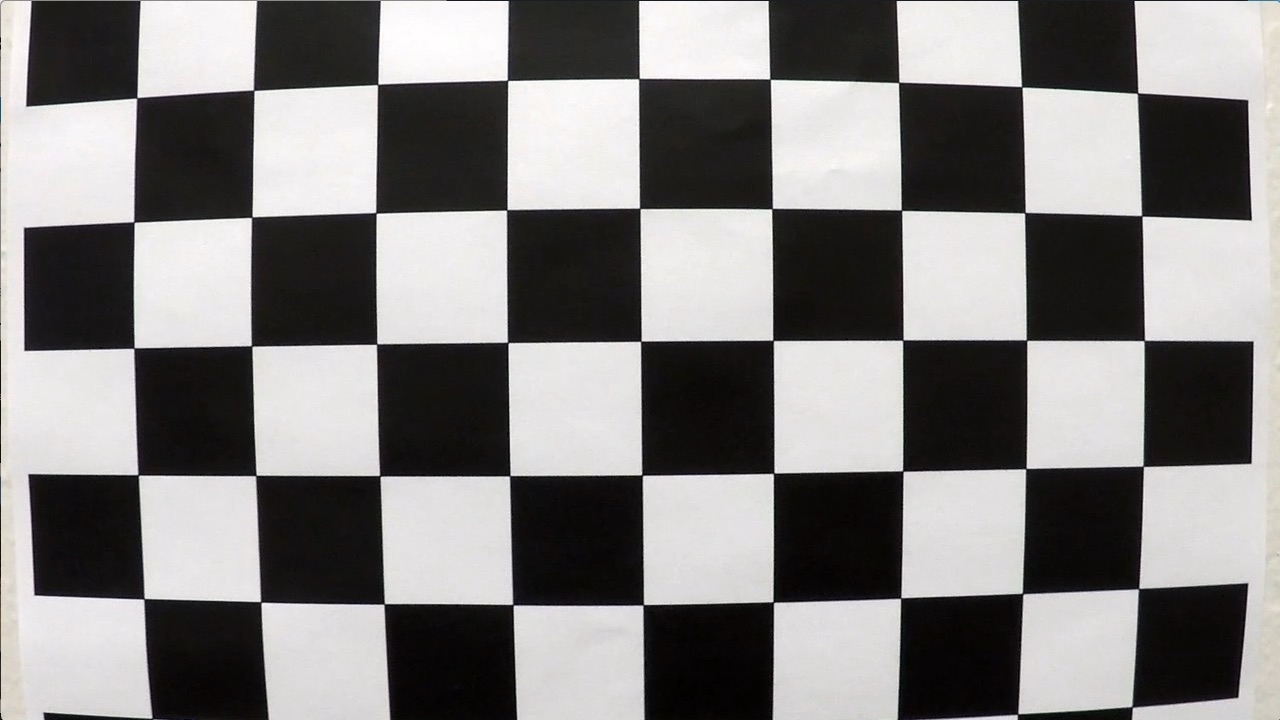
#> input picture camera_cal/calibration1.jpg, 1280 x 720 px; its folder holds 4 pictures in this run
$ python camera_calibration.py
#> lines starting #> are read from the running program, lines starting #| are printed output that depends on the picture; after the words box and inside, x2 and y2 are one past the last pixel; in counts of white or black regions, pixels touching at a corner belong together
import numpy as np
import cv2
import glob
import matplotlib.pyplot as plt
import pickle
import os
# prepare object points, like (0,0,0), (1,0,0), (2,0,0) ....,(6,5,0)
objp = np.zeros((6*9,3), np.float32)
objp[:,:2] = np.mgrid[0:9,0:6].T.reshape(-1,2)

# Arrays to store object points and image points from all the images.
objpoints = [] # 3d points in real world space
imgpoints = [] # 2d points in image plane.

# Make a list of calibration images
images = glob.glob('camera_cal/calibration*.jpg')
print("calibration_set_size",len(images))
# Step through the list and search for chessboard corners
for fname in images:
    img = cv2.imread(fname)
#> img is the input picture: shape (720, 1280, 3); mean B, G, R 127.8, 128.4, 130.1
    gray = cv2.cvtColor(img,cv2.COLOR_BGR2GRAY)

    # Find the chessboard corners
    ret, corners = cv2.findChessboardCorners(gray, (9,6),None)
#> ret = False; corners = None

    # If found, add object points, image points
    if ret:
        objpoints.append(objp)
        imgpoints.append(corners)

        # Draw and display the corners
        img = cv2.drawChessboardCorners(img, (9,6), corners, ret)
        cv2.imshow('img',img)
        cv2.waitKey(500)
#> pass 2 of the loop `for fname in images:`:
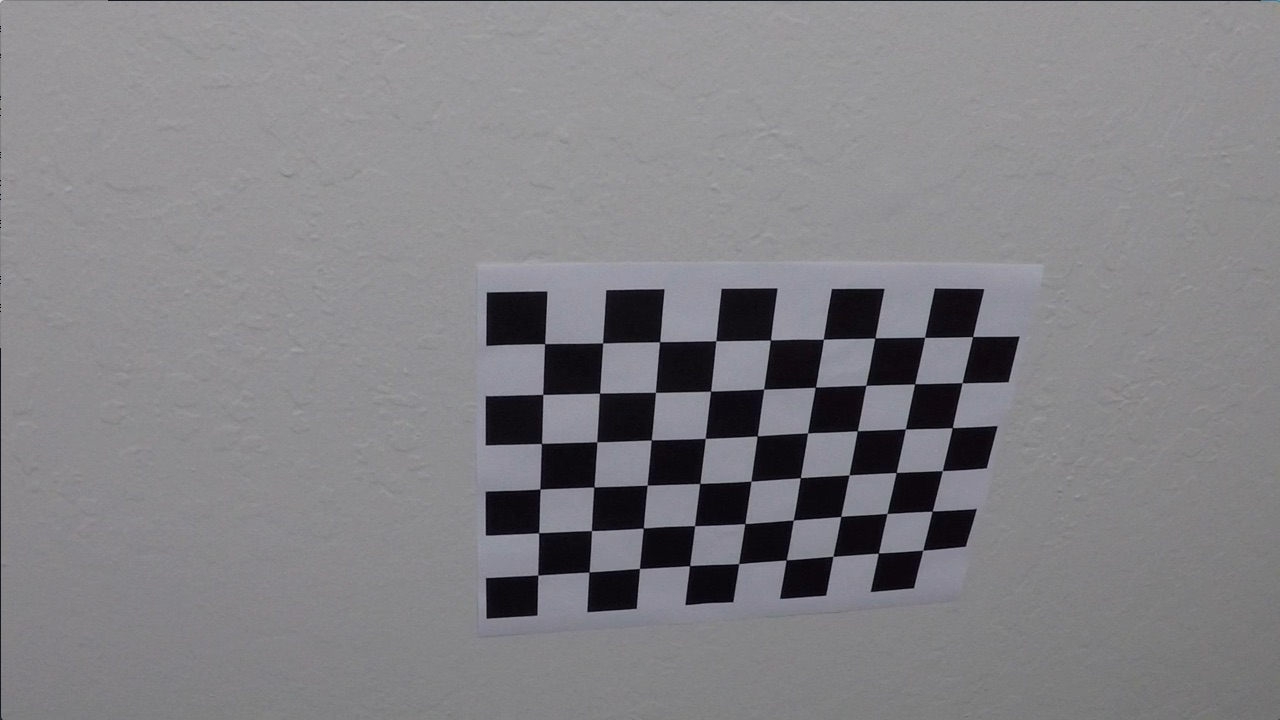
#> input picture camera_cal/calibration10.jpg, 1280 x 720 px
#> img is the input picture: shape (720, 1280, 3); mean B, G, R 133.1, 129.4, 130.2
#> ret = True; corners = 54 rows, first 8: [545.3, 343.1], [602.7, 342.8], [660.1, 341.3], [715.8, 340.7], [770.6, 340], [823.5, 339.2], [874.3, 338.5], [925.1, 337.4]
#> `img = cv2.drawChessboardCorners(img, (9,6), corners, ret)`:
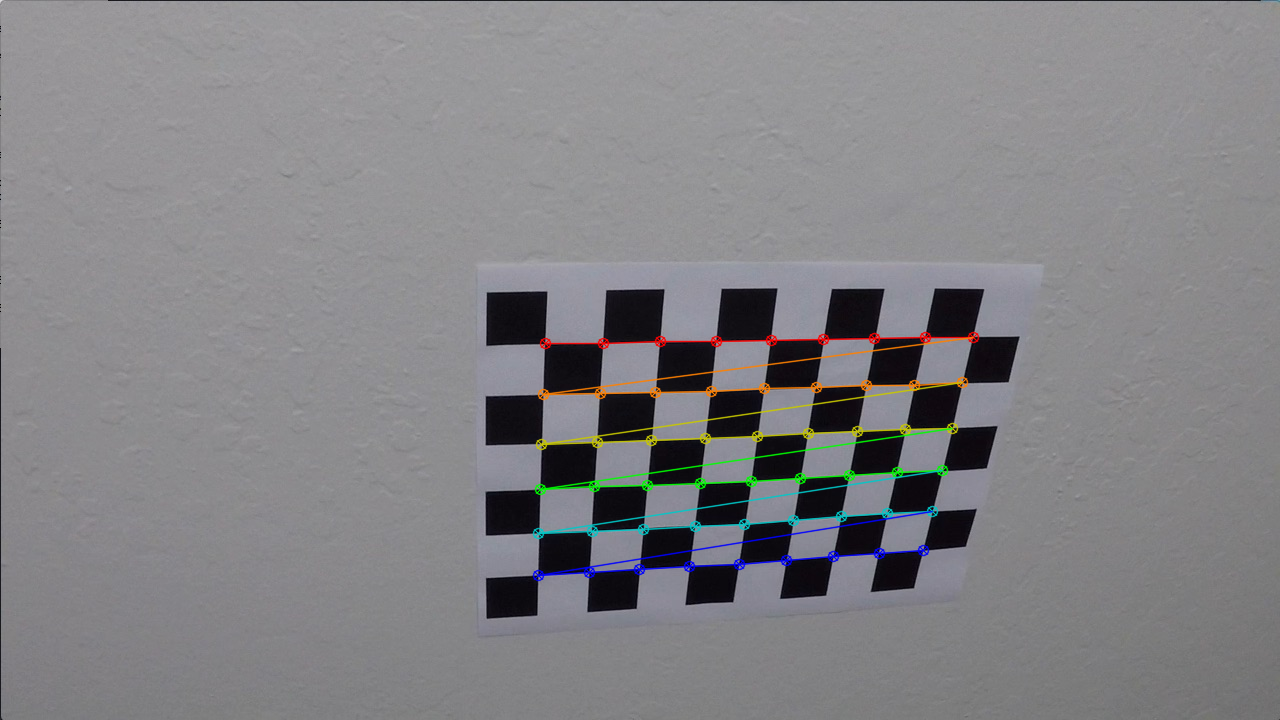
#> img: shape (720, 1280, 3); 1.91% of pixels changed, all inside (x1, y1, x2, y2) = (532, 331, 980, 582)
#> pass 3 of the loop `for fname in images:`:
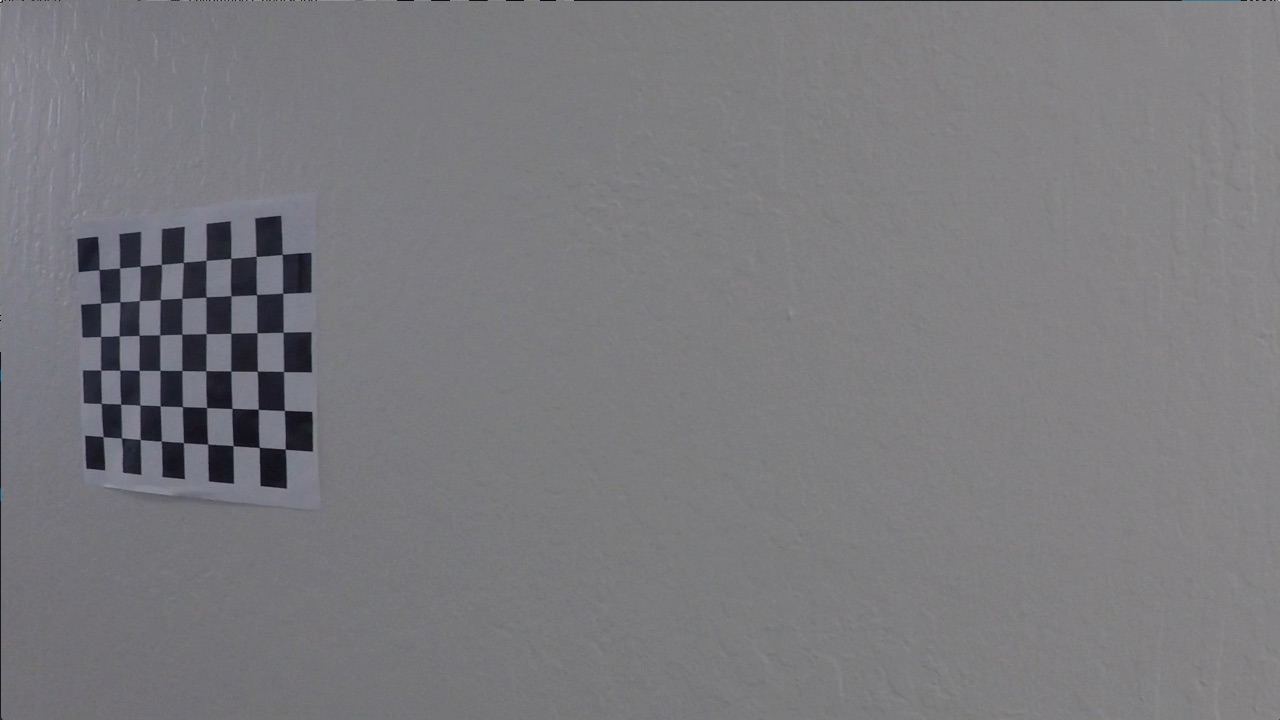
#> input picture camera_cal/calibration11.jpg, 1280 x 720 px
#> img is the input picture: shape (720, 1280, 3); mean B, G, R 125.2, 121.7, 122.2
#> corners = 54 rows, first 8: [99.22, 269.6], [119.6, 268], [140.1, 266.1], [161.3, 264.5], [183.3, 262.5], [206.1, 260.3], [230.7, 258.2], [256.2, 256.3]
#> `img = cv2.drawChessboardCorners(img, (9,6), corners, ret)`:
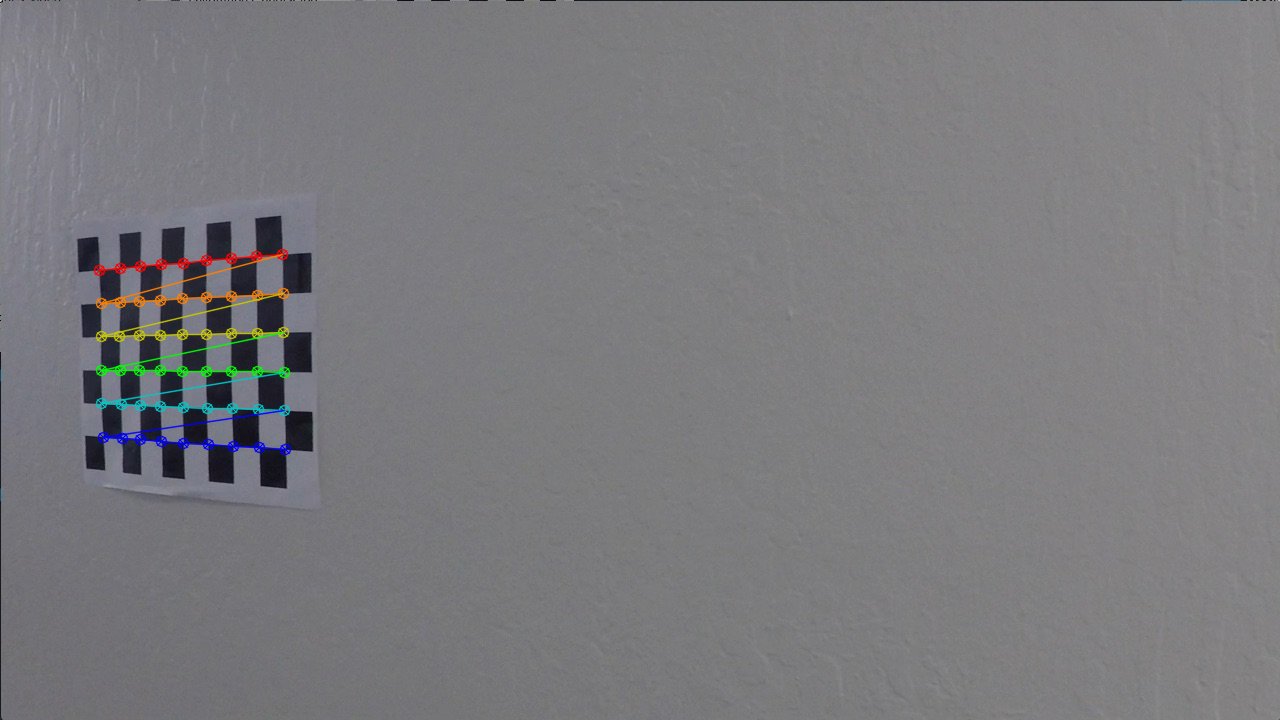
#> img: shape (720, 1280, 3); 1.11% of pixels changed, all inside (x1, y1, x2, y2) = (93, 248, 292, 456)
#> the loop made 4 passes; the first 3 are shown

cv2.destroyAllWindows()

img_size = (img.shape[1], img.shape[0])
#> img_size = (1280, 720)
# Do camera calibration given object points and image points
ret, mtx, dist, rvecs, tvecs = cv2.calibrateCamera(objpoints, imgpoints, img_size, None, None)

print("calibration_matrix",mtx)
for id, fname in enumerate(images):
    img = cv2.imread(fname)
    file_name = os.path.splitext(os.path.basename(fname))[0]
    ret, corners = cv2.findChessboardCorners(cv2.cvtColor(img,cv2.COLOR_BGR2GRAY), (9, 6), None)
    # If found, draw corners overlay
    if ret:
        img = cv2.drawChessboardCorners(img, (9, 6), corners, ret)
    dst = cv2.undistort(img, mtx, dist, None, mtx)
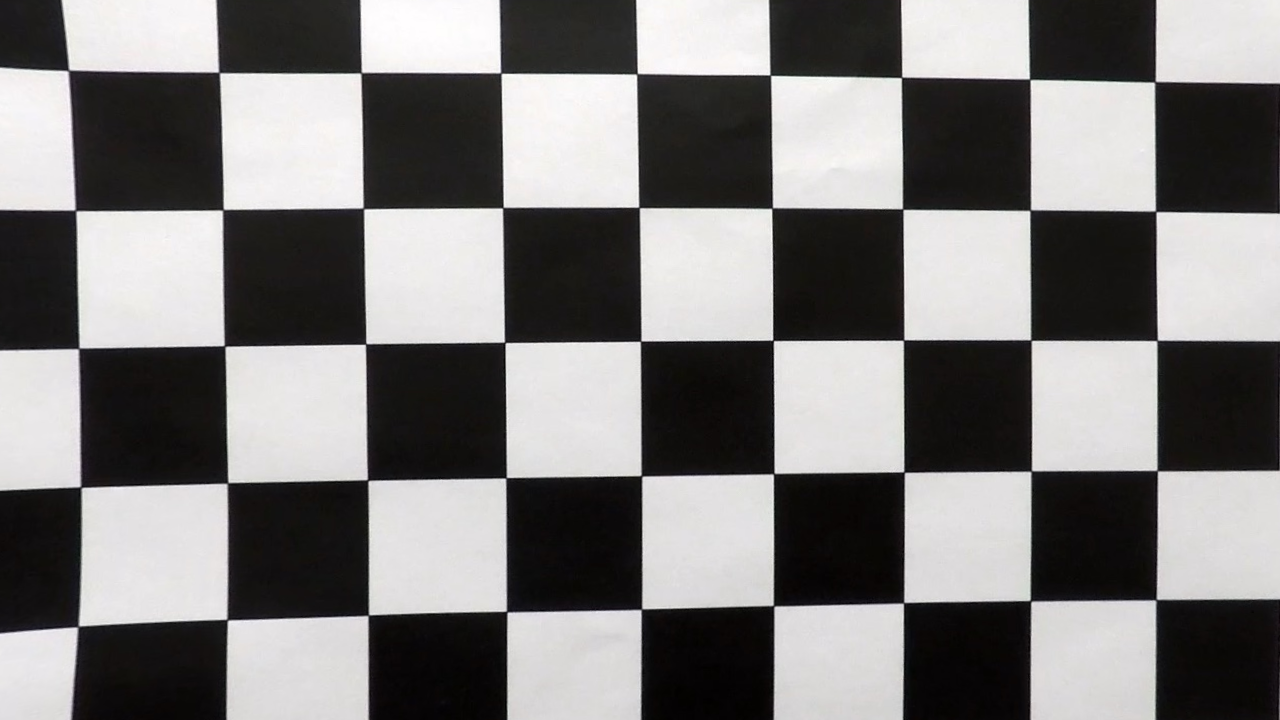
#> dst: shape (720, 1280, 3); mean B, G, R 123.2, 123.7, 125.3
    cv2.imwrite('calibration_test/undist_{}.jpg'.format(file_name), dst)
    imgs_comb = np.hstack((img, dst))
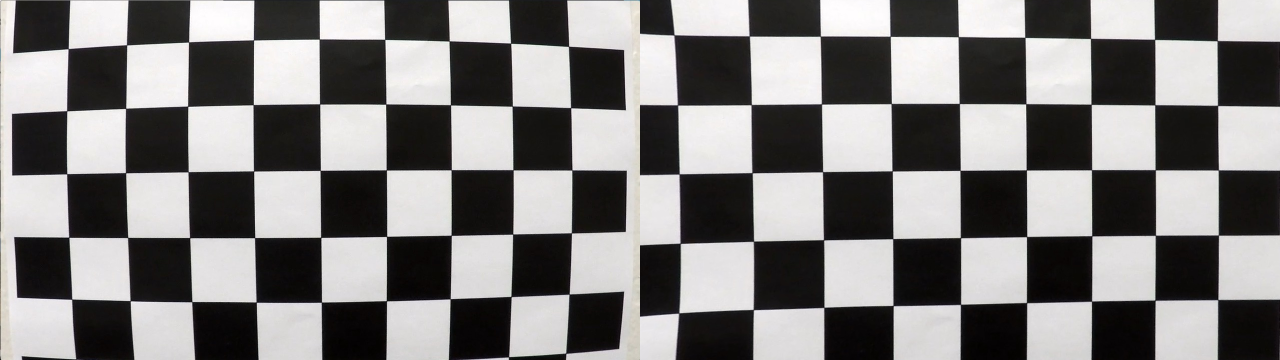
#> imgs_comb: shape (720, 2560, 3) (shown at 1/2 size); mean B, G, R 125.5, 126, 127.7
    cv2.imwrite('calibration_test/comb_{}.jpg'.format(file_name), imgs_comb)
#> pass 2 of the loop `for id, fname in enumerate(images):`:
#> `imgs_comb = np.hstack((img, dst))`:
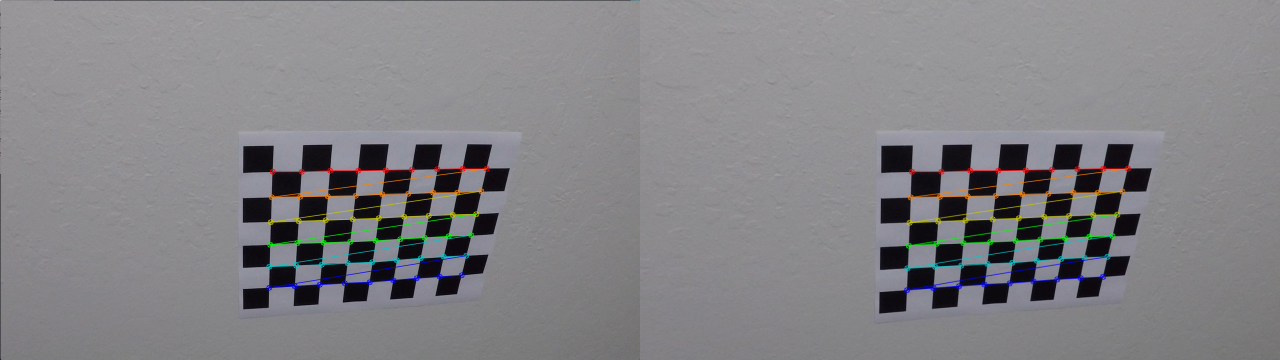
#> imgs_comb: shape (720, 2560, 3) (shown at 1/2 size); mean B, G, R 133.1, 130.1, 130.7
#> pass 3 of the loop `for id, fname in enumerate(images):`:
#> `imgs_comb = np.hstack((img, dst))`:
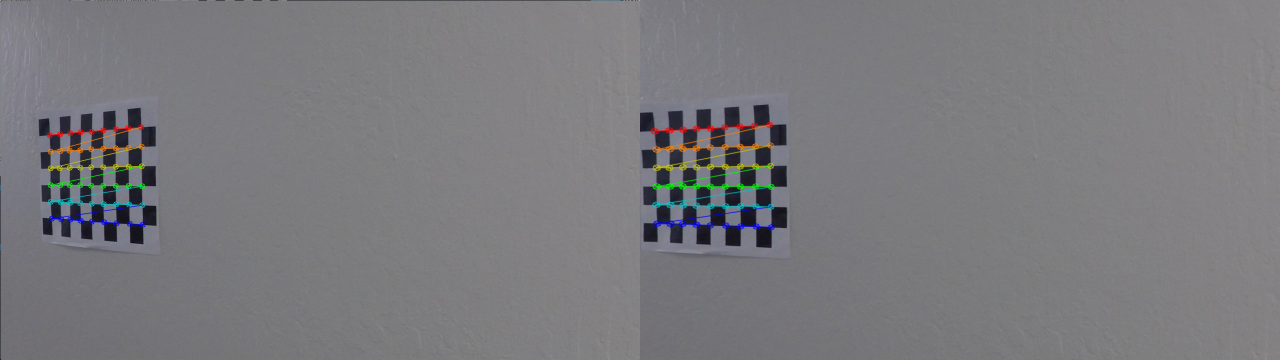
#> imgs_comb: shape (720, 2560, 3) (shown at 1/2 size); mean B, G, R 124.8, 121.7, 122.1
#> the loop made 4 passes; the first 3 are shown

# Save the camera calibration result for later use (we won't worry about rvecs / tvecs)
dist_pickle = {"mtx": mtx, "dist": dist}
pickle.dump(dist_pickle, open("camera_calibration_parameter.p", "wb"))

# test saved parameters in pickle file
camera_calibration_data = pickle.load(open("camera_calibration_parameter.p", "rb"))
print(camera_calibration_data)
